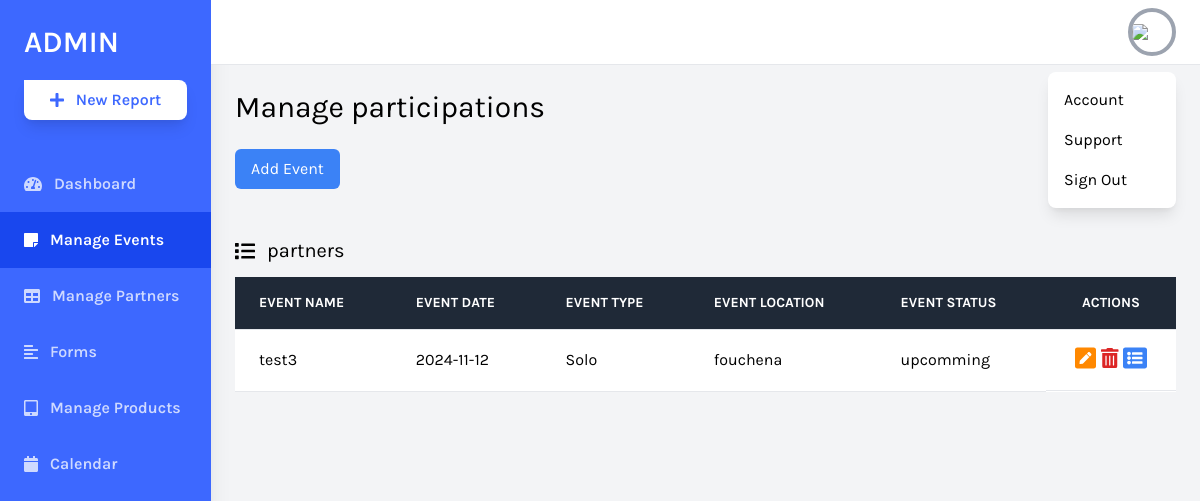
The page /daskboard/events.php on the database as committed earlier.
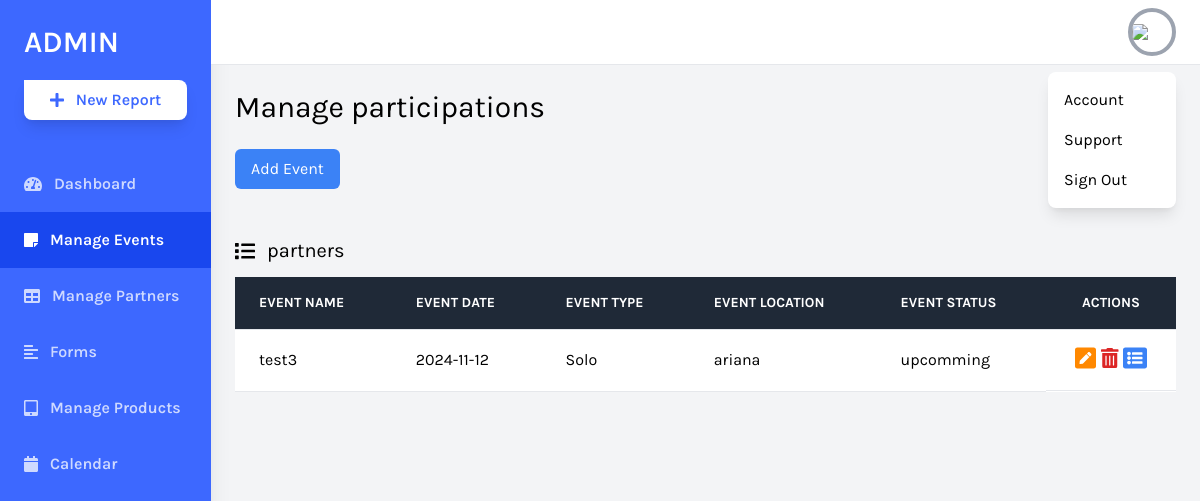
The same page on the database as committed later.
### tables this page shows
CREATE TABLE `evenements` (
  `IDevent` int(11) NOT NULL,
  `Nom` varchar(20) NOT NULL,
  `Description` varchar(1000) NOT NULL,
  `Location` varchar(100) NOT NULL,
  `Date` date NOT NULL,
  `startTime` time NOT NULL,
  `endTime` time NOT NULL,
  `eventType` varchar(20) NOT NULL,
  `Status` varchar(20) NOT NULL,
  `eventImage` blob NOT NULL
);

### daskboard/events.php (the view, shortened to what the changed rows need)
<?php
include "conn.php";
$req = "select * from evenements";
$res = mysqli_query($conn, $req);
?>
<!DOCTYPE html>
<html lang="en">
<head>
    <link rel="stylesheet" href="https://cdnjs.cloudflare.com/ajax/libs/font-awesome/4.7.0/css/font-awesome.min.css">
    <link href="https://cdnjs.cloudflare.com/ajax/libs/tailwindcss/2.2.19/tailwind.min.css" rel="stylesheet">
</head>
<body class="bg-gray-100 font-family-karla flex">
    <div class="relative w-full flex flex-col h-screen overflow-y-hidden">
        <div class="w-full h-screen overflow-x-hidden border-t flex flex-col">
            <main class="w-full flex-grow p-6">
                <h1 class="text-3xl text-black pb-6">Manage participations</h1>
                <div class="w-full mt-12">
                    <div class="bg-white overflow-auto">
                        <table class="text-left w-full border-collapse">
                            <thead>
                                <tr class="bg-gray-800 text-white">
                                    <th
                                        class="py-4 px-6 bg-grey-lightest font-bold uppercase text-sm text-grey-dark border-b border-grey-light">
                                        Event Name</th>
                                    <th
                                        class="py-4 px-6 bg-grey-lightest font-bold uppercase text-sm text-grey-dark border-b border-grey-light">
                                        Event Date</th>
                                    <th
                                        class="py-4 px-6 bg-grey-lightest font-bold uppercase text-sm text-grey-dark border-b border-grey-light">
                                        Event Type</th>
                                    <th
                                        class="py-4 px-6 bg-grey-lightest font-bold uppercase text-sm text-grey-dark border-b border-grey-light">
                                        Event Location</th>
                                    <th
                                        class="py-4 px-6 bg-grey-lightest font-bold uppercase text-sm text-grey-dark border-b border-grey-light">
                                        Event Status</th>
                                    <th
                                        class="text-center py-4 px-6 bg-grey-lightest font-bold uppercase text-sm text-grey-dark border-b border-grey-light">
                                        Actions</th>
                                </tr>
                            </thead>
                            <tbody>
                                <tr class="hover:bg-grey-lighter">
                                    <?php
                                    if(mysqli_num_rows($res)) {
                                        while($row = mysqli_fetch_assoc($res)) {
                                            echo "<td class='py-4 px-6 border-b border-grey-light'>" .$row['Nom'] ."</td>";
                                            echo "<td class='py-4 px-6 border-b border-grey-light'>" .$row['Date'] ."</td>";
                                            echo "<td class='py-4 px-6 border-b border-grey-light'>" .$row['eventType'] ."</td>";
                                            echo "<td class='py-4 px-6 border-b border-grey-light'>" .$row['Location'] ."</td>";
                                            echo "<td class='py-4 px-6 border-b border-grey-light'>" .$row['Status'] ."</td>";
                                            echo "<td class='py-4 px-6 border-b border-grey-light flex items-center justify-evenly'>
                                            <a href='editEvent.php?eventID=".$row['IDevent']."'>
                                            <i class='fas fa-pen-square text-2xl'
                                                style='color: rgb(255, 136, 0);'></i></a>
                                        <a href='deteleEvent.php?eventID=".$row['IDevent']."'>
                                            <i class='fas fa-trash-alt text-xl text-red-600' aria-hidden='true'></i></a>
                                        <a href='participants.html'>
                                            <i class='fas fa-list-alt text-2xl text-blue-500' aria-hidden='true'></i>
                                        </a>
                                    </td>
                                </tr>";
                                        }
                                    }
                                    ?>
                            </tbody>
                        </table>
                    </div>
            </main>
        </div>
    </div>
</body>
</html>

Rows that differ between the two databases and show on the page:
changed evenements "test3": Location "fouchena" → "ariana"
